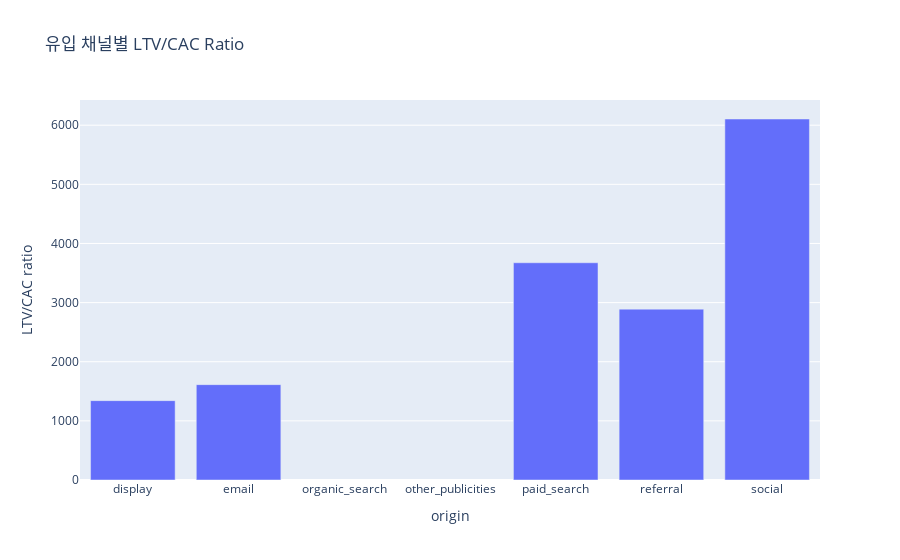

Notebook code for this chart:
### Code cell
fig = px.bar(TMP, x='origin', y='LTV/CAC ratio', title='유입 채널별 LTV/CAC Ratio')

# 그래프 표시
fig.show()

### Figure 1 — Plotly figure (JSON) as saved in the notebook; plotly's stock layout.template omitted (floating-point values rounded to 4 significant figures)
{"data": [{"alignmentgroup": "True", "hovertemplate": "origin=%{x}<br>LTV/CAC ratio=%{y}<extra></extra>", "legendgroup": "", "marker": {"color": "#636efa", "pattern": {"shape": ""}}, "name": "", "offsetgroup": "", "orientation": "v", "showlegend": false, "textposition": "auto", "type": "bar", "x": ["display", "email", "organic_search", "other_publicities", "paid_search", "referral", "social"], "xaxis": "x", "y": [1342.0, 1613.0, null, null, 3674.0, 2890.0, 6105.0], "yaxis": "y"}], "layout": {"barmode": "relative", "legend": {"tracegroupgap": 0}, "title": {"text": "유입 채널별 LTV/CAC Ratio"}, "xaxis": {"anchor": "y", "domain": [0, 1], "title": {"text": "origin"}}, "yaxis": {"anchor": "x", "domain": [0, 1], "title": {"text": "LTV/CAC ratio"}}}}
